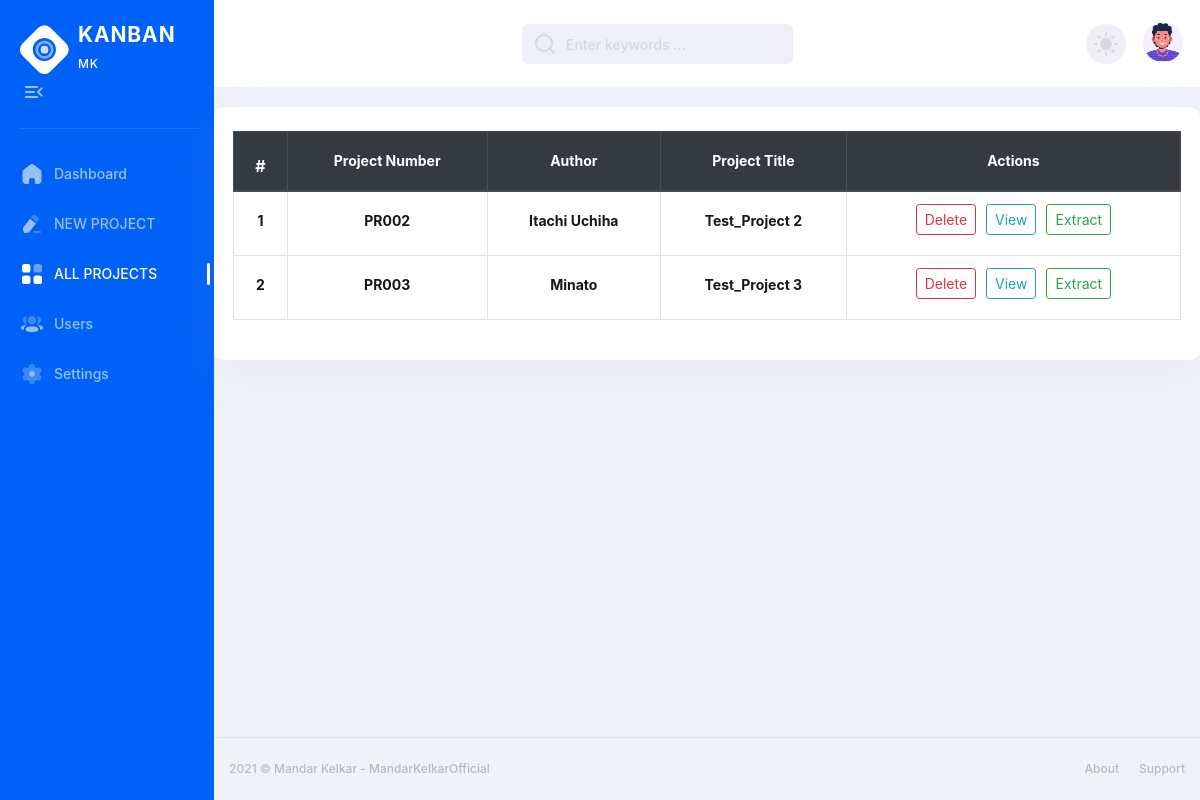
/all_project, run on an earlier commit of the app's database.
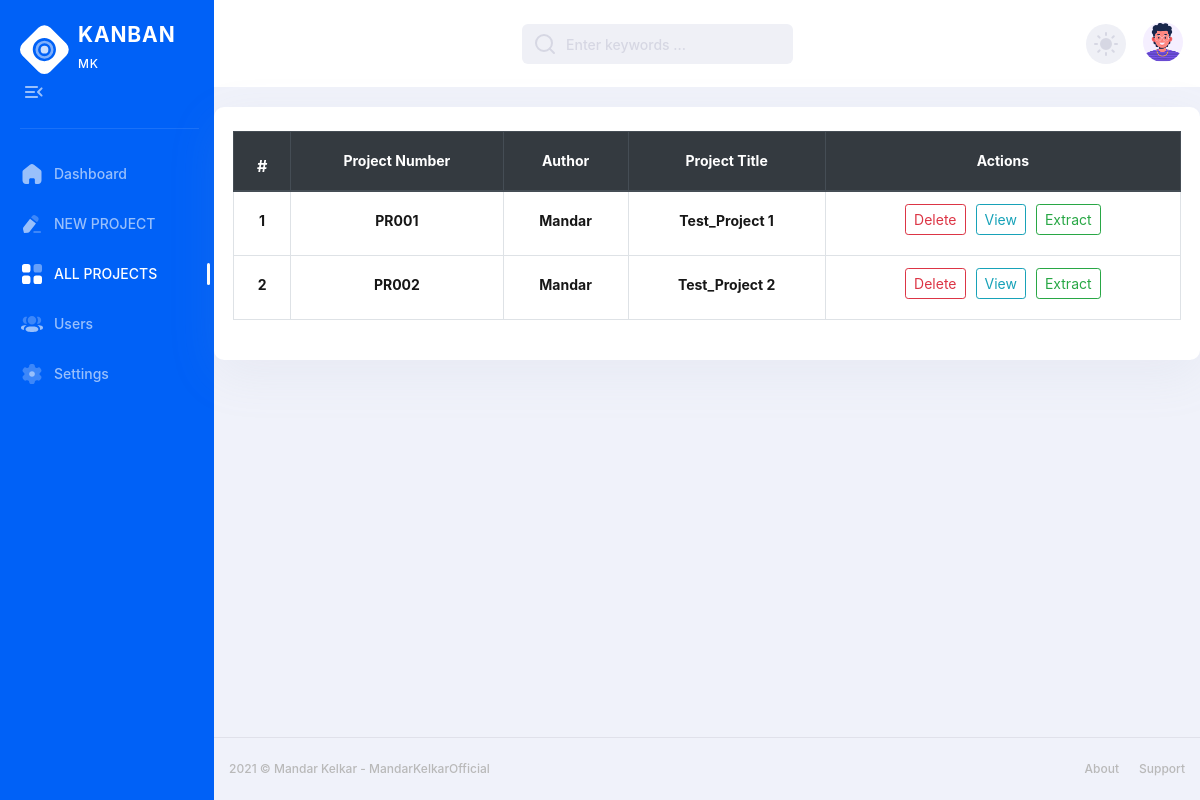
And on a later commit of the database.
### app.py (models this page shows)
class NewProject(db.Model):
    id = db.Column(db.Integer, primary_key=True)
    project_name = db.Column(db.String(100), nullable=False)
    project_number = db.Column(db.String(50), unique=True, nullable=False)
    author_name = db.Column(db.String(100), nullable=False)
    tasks = db.relationship('Task', backref='project', lazy=True)

### app.py (the view)
@app.route('/all_project', methods=['GET', 'POST'])
def all_project():
    projects = NewProject.query.all()
    return render_template('all_projects.html', projects=projects)

### templates/all_projects.html (shortened to what this page needs)
{% extends 'base.html' %} {% block allproject %} active {% endblock allproject
%} {% block main %}
<div class="container stat-cards-item mx-auto">
    <table class="table table-bordered">
        <thead class="thead-dark">
            <tr>
                <th scope="col" class="text-center">
                    <label class="form-check-label font-weight-bold">#</label>
                </th>
                <th scope="col" class="form-label font-weight-bold text-center">
                    Project Number
                </th>
                <th scope="col" class="form-label font-weight-bold text-center">
                    Author
                </th>
                <th scope="col" class="form-label font-weight-bold text-center">
                    Project Title
                </th>
                <th scope="col" class="form-label font-weight-bold text-center">
                    Actions
                </th>
            </tr>
        </thead>
        <tbody>
            {% for project in projects %}
            <tr>
                <td class="text-center">
                    <label class="form-label font-weight-bold text-center">{{ loop.index }}</label>
                </td>
                <td class="form-label font-weight-bold text-center">
                    {{ project.project_number }}
                </td>
                <td class="form-label font-weight-bold text-center">
                    {{ project.author_name }}
                </td>
                <td class="form-label font-weight-bold text-center">
                    {{ project.project_name }}
                </td>
                <td>
                    <div class="three_elements">
                        <form action="{{ url_for('delete_project', project_id=project.id) }}" method="POST">
                            <button type="submit" class="btn btn-outline-danger btn-sm">
                                Delete
                            </button>
                        </form>
                        <form action="{{ url_for('kanban', project_number=project.project_number) }}" method="POST">
                            <button type="submit" class="btn btn-outline-info btn-sm">
                                View
                            </button>
                        </form>
                        <form action="{{ url_for('extract', project_id=project.id) }}" method="POST">
                            <button type="submit" class="btn btn-outline-success btn-sm">
                                Extract
                            </button>
                        </form>
                    </div>
                </td>
            </tr>
            {% endfor %}
        </tbody>
    </table>
</div>
{% endblock main %}

What changed in the data, as far as the page shows it:
removed NewProject: project_number "PR003", author_name "Minato", project_name "Test_Project 3"
added NewProject: project_number "PR001", author_name "Mandar", project_name "Test_Project 1"
changed NewProject "PR002": author_name "Itachi Uchiha" → "Mandar"
